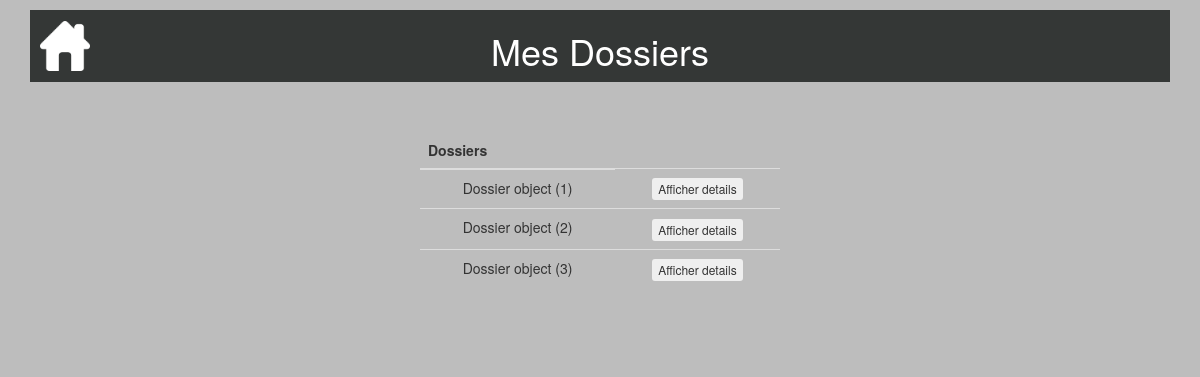
The page /consulterdossier/ (signed in) on the database its author committed.
### calculdej/models.py (models this page shows, shortened)
class Dossier(models.Model):
    date = models.DateTimeField(default=timezone.now, blank=True, verbose_name="Date création")
    auteur = models.ForeignKey(settings.AUTH_USER_MODEL, on_delete=models.CASCADE)
    taille = models.DecimalField(default=0.0,max_digits=5, decimal_places=2)
    poids = models.DecimalField(default=0.0,max_digits=5, decimal_places=2)
    pathologie = models.CharField(default="",max_length=20)
    age = models.IntegerField(default=0)
    de = models.DecimalField(default=0.00,max_digits=5, decimal_places=2)
    sexe = models.CharField(default="",max_length=1)
    dernier = models.BooleanField(default=True)

### consulterdossier/views.py (the view, shortened to what this page needs)
# urls.py: url('consulterdossier/', include('consulterdossier.urls')),
@login_required
def consulterdossier(request):
    dossiers = Dossier.objects.filter(auteur=request.user)
    return render(request, 'consulterdossier/consulterdossier.html', locals())

### consulterdossier/templates/consulterdossier/consulterdossier.html (shortened to what this page needs)
{% extends "base.html" %}
{% block header %}<h1>Mes Dossiers</h1>{% endblock %}
{% block content %}
<table class="table">
  <thead>
       <tr>
           <th>Dossiers</th>
       </tr>
   </thead>
   <tbody>
       {% for d in dossiers %}
       <tr>
           <td>{{ d }} </td>
           <td>
             <form method="post">
                 <button onclick="details()" class="btn btn-xs" type="submit" name="btnaffdetails" value="{{d.id}}">Afficher details</button>
             </form>
          </td>
       </tr>
      {%endfor%}
    </tbody>
</table>
{% endblock %}

### static/css/style.css (style rules this page uses)
body { background-color: #BDBDBD; margin-left: auto; margin-right: auto; }

### rows shown on the page
Dossier: id "Dossier object (1)"
Dossier: id "Dossier object (2)"
Dossier: id "Dossier object (3)"
